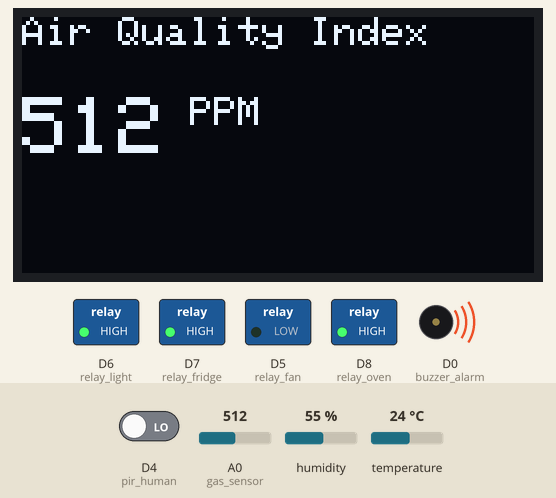
Simulated run of this sketch. Board: ESP8266 (NodeMCU). Shown: 128×64 one-colour display, switched loads named in the sketch (green lamp = pin HIGH), buzzer (waves = sounding, pin HIGH). The test bench sets the inputs (shaded band); at power-on: A0 (gas_sensor) = 512, humidity 55 %, temperature 24 °C, D4 (pir_human) LOW. WiFi joins after 1.5 s; servers stay silent unless stated; what the sketch prints to the serial monitor is not drawn.

Above: at 3.1 s.
3.2 s: A0 (gas_sensor) set to 488
At 6.0 s:
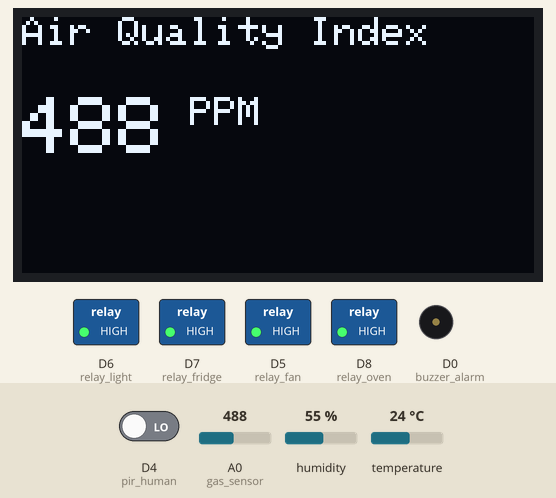
11.0 s: A0 (gas_sensor) set to 510
At 13.9 s:
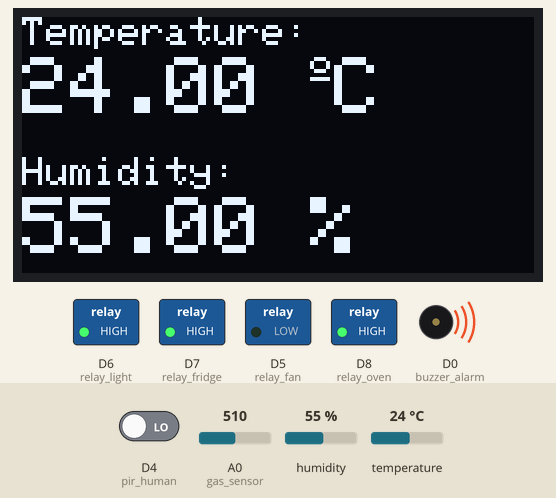
18.8 s: humidity set to 22 %
At 22.6 s:
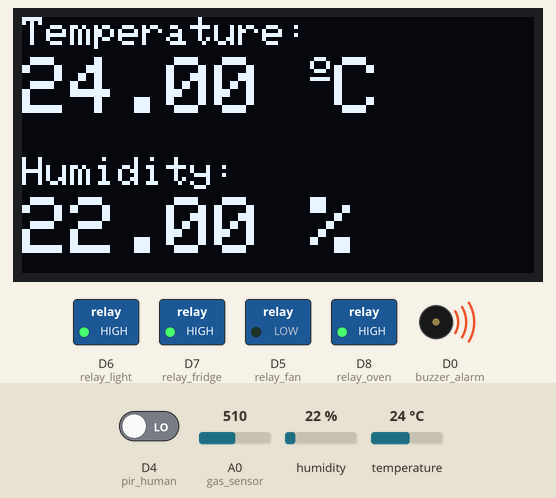
25.0 s: temperature set to 12 °C
At 28.4 s:
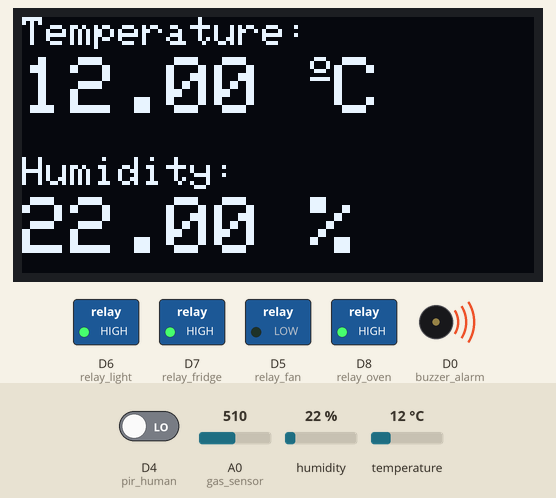
37.3 s: humidity set to 40 %
At 41.2 s:
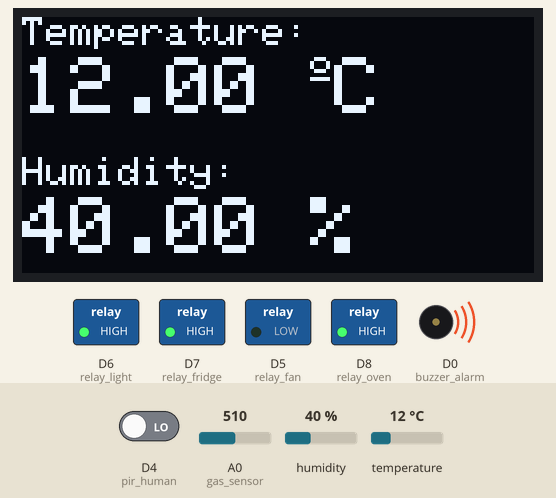
Timing chart, 0 to 42.7 s (numbered marks = the images above; inputs shaded):
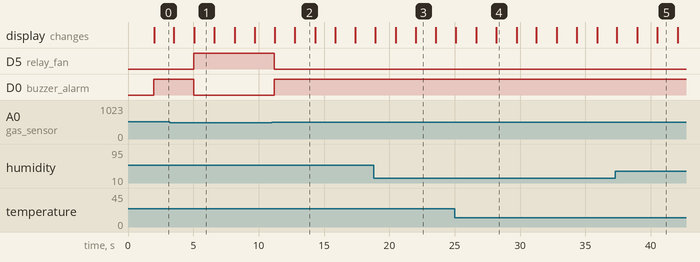

Measured:
- the behaviour switches between 501 and 500 on A0 (gas_sensor) (found by bisection; images 0 and 1)
- after the input at 3.2 s, D5 (relay_fan): LOW → HIGH after 1.8 s; D0 (buzzer_alarm): HIGH → LOW after 1.8 s; the display: first differs from a run without the input after 1.9 s (image 1)
- after the input at 11.0 s, D5 (relay_fan): HIGH → LOW after 0.20 s; D0 (buzzer_alarm): LOW → HIGH after 0.20 s; the display: first changes after 0.24 s (image 2 shows a later state)
- after the input at 18.8 s, the display: first differs from a run without the input after 3.2 s (image 3)
- after the input at 25.0 s, the display: first differs from a run without the input after 3.2 s (image 4)
- after the input at 37.3 s, the display: first differs from a run without the input after 3.2 s (image 5)
- what the display in image 1 shows lasts 1.5 s, from 5.1 s to 6.6 s

The sketch:

Smart_Kitchen_using_NodeMCU.ino
```cpp
#define BLYNK_TEMPLATE_ID "TMPLSmSEfHQj"
#define BLYNK_DEVICE_NAME "Smart Kitchen"
#define BLYNK_AUTH_TOKEN "WR0IeHXLMFDix-vU0WURUzrAKuEaIAfo"
#define BLYNK_PRINT Serial
#include <ESP8266WiFi.h>
#include <BlynkSimpleEsp8266.h>
#include <SPI.h>
#include <Wire.h>
#include "MQ135.h"
#include <Adafruit_Sensor.h>
#include <DHT.h>
#include <Adafruit_GFX.h>
#include <Adafruit_SSD1306.h>


char auth[] = BLYNK_AUTH_TOKEN;    // You should get Auth Token in the Blynk App.
char ssid[] = "OnePlus 10R 5G";                           // Your WiFi credentials.
char pass[] = "One@123";

#define SCREEN_WIDTH 128    // OLED display width, in pixels
#define SCREEN_HEIGHT 64    // OLED display height, in pixels
#define OLED_RESET -1       // Reset pin # (or -1 if sharing Arduino reset pin)
#define DHTTYPE DHT11     // DHT 11
#define DHTPIN D3

int relay_fan = D5;
#define relay_light D6
#define relay_fridge D7
#define relay_oven D8

#define buzzer_alarm D0
#define pir_human D4


int alarm_status;
int pir_status = 0;

DHT dht(DHTPIN, DHTTYPE);
Adafruit_SSD1306 display(SCREEN_WIDTH, SCREEN_HEIGHT, &Wire, OLED_RESET);

 SimpleTimer timer;

int gas_sensor = A0; // smoke sensor is connected with the analog pin A0
int output_value;

void setup()
{
  Serial.begin(115200);
  dht.begin();
  display.begin(SSD1306_SWITCHCAPVCC, 0x3C); //initialize with the I2C addr 0x3C (128x64)
  Blynk.begin(auth, ssid, pass);


  pinMode(pir_human, INPUT);
  pinMode(buzzer_alarm, OUTPUT);
 pinMode(relay_fan, OUTPUT);
  pinMode(relay_light, OUTPUT);
  pinMode(relay_fridge, OUTPUT);
  pinMode(relay_oven, OUTPUT);

  digitalWrite(buzzer_alarm, LOW);

  digitalWrite(relay_fan,LOW);
  digitalWrite(relay_light, HIGH);
  digitalWrite(relay_fridge, HIGH);
  digitalWrite(relay_oven, HIGH);
  delay(100);
}


void loop()
{
  Blynk.run();
  timer.run();
  output_value= analogRead(gas_sensor);
  //output_value = map(output_value,1023,10,0,100);
  //MQ135 gasSensor = MQ135(A0);
  //float air_quality = gasSensor.getPPM();

  float t = dht.readTemperature();
  float h = dht.readHumidity();

  pir_status = digitalRead(pir_human);
  alarm_status = digitalRead(buzzer_alarm);
if (pir_status == 1)
  {
    Serial.println("Person Detected");
  }
  else if (pir_status == 0)
  {
    Serial.println("No One in Room");
  }


  if (output_value > 500)
  {
    digitalWrite(buzzer_alarm, HIGH);
    digitalWrite(relay_fan,LOW );
    Serial.println("Buzzer Status: ON");
    Serial.println("Exhaust Fan: ON");
  }
  else
  {
    digitalWrite(buzzer_alarm, LOW);
    digitalWrite(relay_fan, HIGH);
    Serial.println("Buzzer Status: OFF");
    Serial.println("Exhaust Fan: OFF");
  }

  Serial.print("Air Quality: ");
Serial.print(output_value);
  Serial.println(" PPM");

  Serial.print("Temperature: ");
  Serial.print(t);
  Serial.println(" *C");

  Serial.print("Humidity: ");
  Serial.print(h);
  Serial.println(" %");

  Serial.println();
  Serial.println("**********");
  Serial.println();

  Blynk.virtualWrite(V1, t);             // For Temperature
  Blynk.virtualWrite(V2, h);             // For Humidity
  Blynk.virtualWrite(V3, output_value);   // For Gas
  Blynk.virtualWrite(V4, alarm_status);  // For Alarm & Exhaust Fan
  Blynk.virtualWrite(V5, pir_status);    // For Human Detection

  display.clearDisplay();
  display.setCursor(0, 0); //oled display
  display.setTextSize(1);
  display.setTextColor(WHITE);
  display.println("Air Quality Index");
  display.setCursor(0, 20); //oled display
  display.setTextSize(2);
  display.setTextColor(WHITE);
  display.print(output_value);
  display.setTextSize(1);
  display.setTextColor(WHITE);
  display.println(" PPM");
  display.display();
  delay(1500);

  display.clearDisplay();

  //display temperature
  display.setTextSize(1);
  display.setCursor(0, 0);
  display.print("Temperature: ");
  display.setTextSize(2);
  display.setCursor(0, 10);
  display.print(t);
  display.print(" ");
  display.setTextSize(1);
  display.cp437(true);
  display.write(167);
  display.setTextSize(2);
  display.print("C");
  //display humidity
  display.setTextSize(1);
  display.setCursor(0, 35);
  display.print("Humidity: ");
  display.setTextSize(2);
  display.setCursor(0, 45);
  display.print(h);
  display.print(" %");

  display.display();
  delay(1500);
}
```
